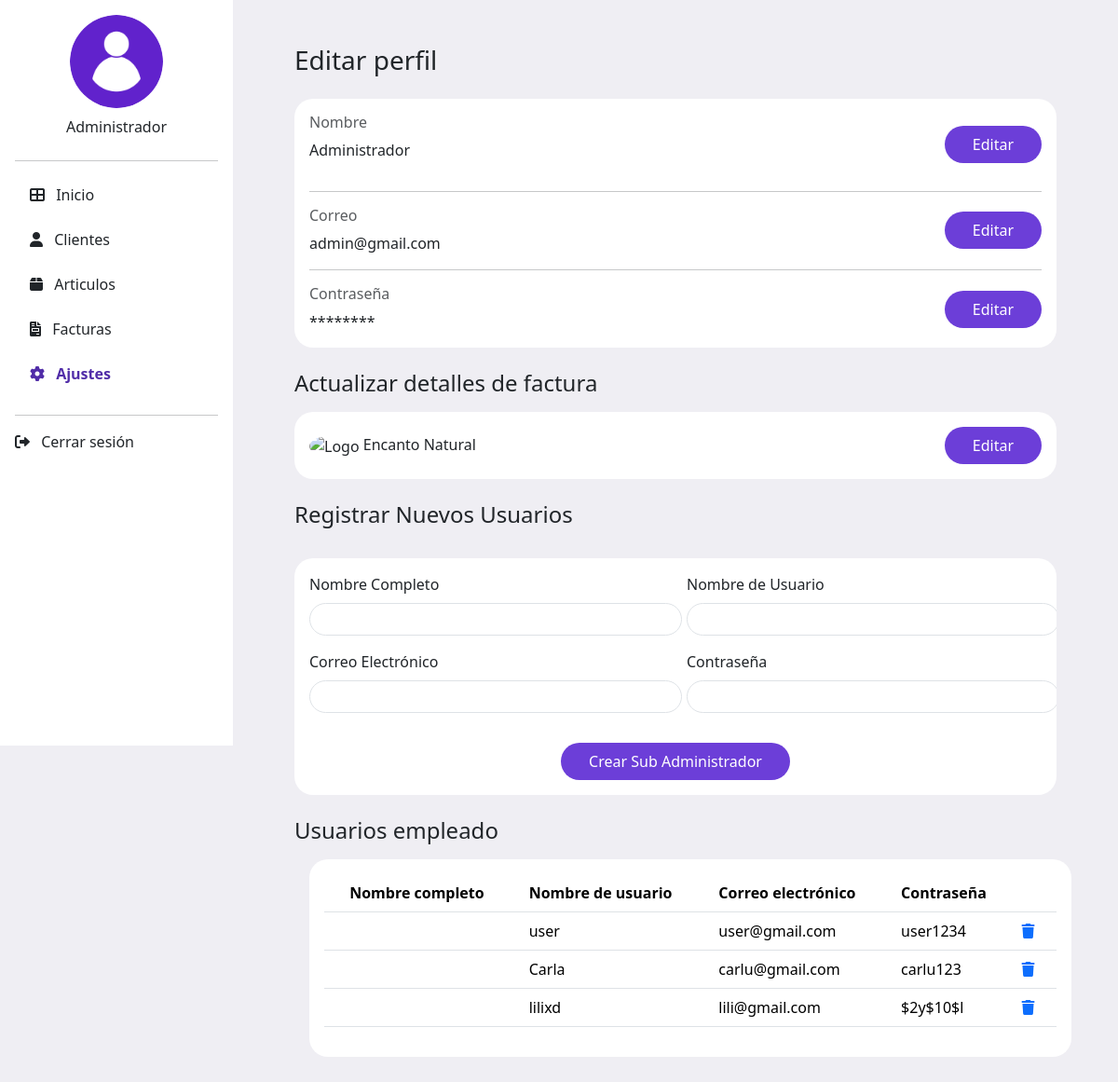
The app's page /vista/ajustes.php, older data.
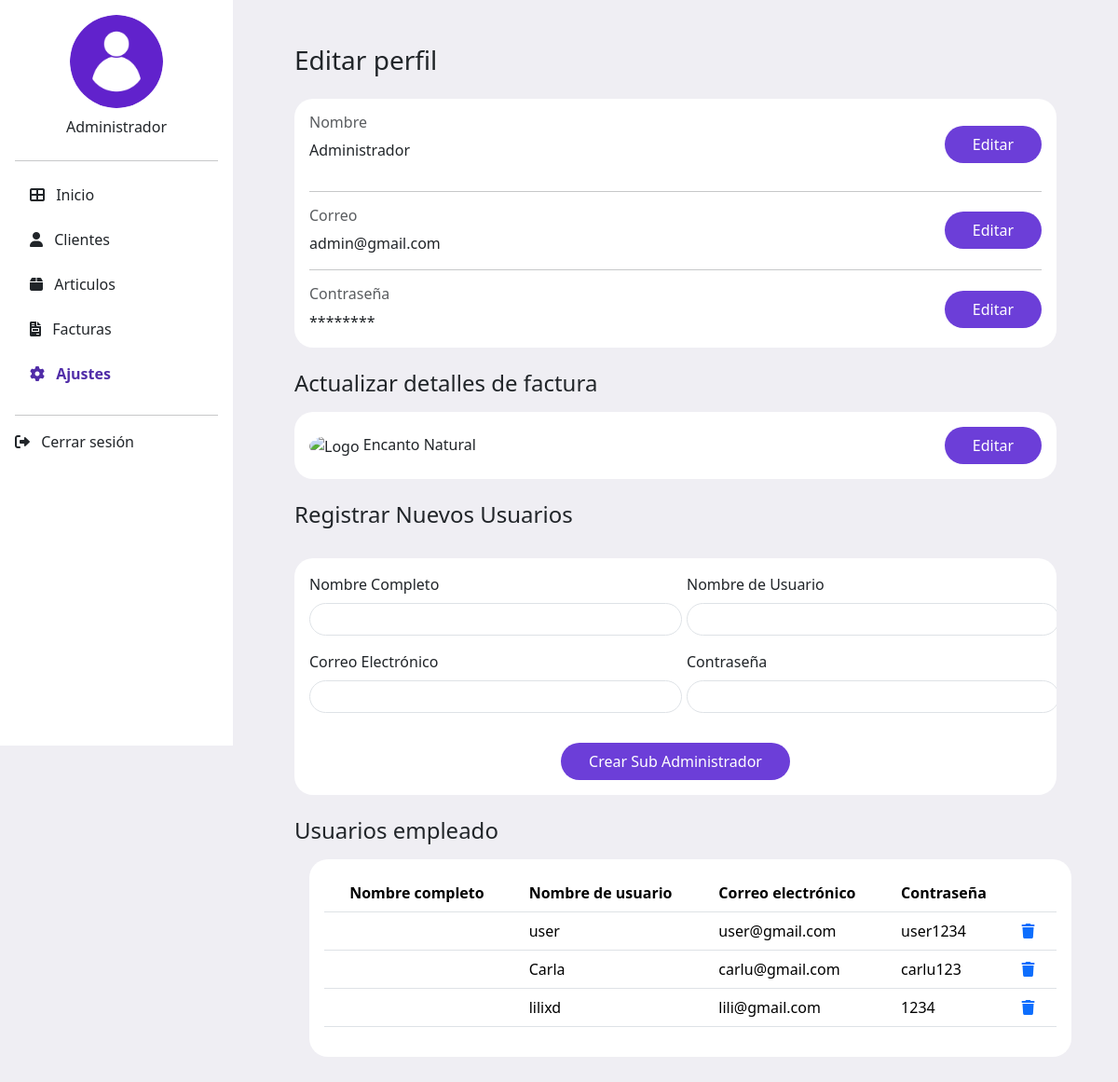
The same page, newer data.
### tables this page shows
CREATE TABLE `usuario` (
  `id_usuario` int(11) NOT NULL,
  `nomUsuario` varchar(50) NOT NULL,
  `password` varchar(8) NOT NULL,
  `email` varchar(60) NOT NULL,
  `rol` int(11) NOT NULL
);

### modelo/conexion.php (called while the page is built, shortened)
<?php
class Conexion
{
    private $conexion;
    public function __construct()
    {
        $this->conexion = new mysqli("localhost:3307", "root", "", "facturacion");
    }
    public function obtenerUsuarios()
    {
        $sql = "SELECT * FROM usuario where rol = 0";
        $stmt = $this->conexion->prepare($sql);
        $stmt->execute();
        $result = $stmt->get_result();
        if ($result->num_rows > 0) {
            return $result->fetch_all(MYSQLI_ASSOC);
        } else {
            return [];
        }
    }
}

### vista/ajustes.php (the view, shortened to what the changed rows need)
<!DOCTYPE html>
<html lang="en">
<head>
  <link href="https://cdn.jsdelivr.net/npm/bootstrap@5.3.3/dist/css/bootstrap.min.css" rel="stylesheet">
  <link rel="stylesheet" href="https://cdnjs.cloudflare.com/ajax/libs/font-awesome/6.0.0-beta3/css/all.min.css">
  <link rel="stylesheet" href="styles.css">
</head>
<body>
  <div class="d-flex">
    <div class="container mt-4">
      <div class="content p-4">
        <br>
        <?php
        include_once("../modelo/conexion.php");
        $modelo = new conexion();
        $usuarios = $modelo->obtenerUsuarios();
        ?>
        <div class="card custom-card ms-3">
          <div class="card-body">
            <table class="table table-hover">
              <thead>
                <tr>
                  <th scope="col"> </th>
                  <th scope="col">Nombre completo</th>
                  <th scope="col">Nombre de usuario</th>
                  <th scope="col">Correo electrónico</th>
                  <th scope="col">Contraseña</th>
                  <th scope="col"> </th>
                </tr>
              </thead>
              <tbody>
                <?php
                foreach ($usuarios as $usuario) {
                  echo "<tr >";
                  echo "<th></th>";
                  echo "<td>" . $usuario["nombre"] . "</td>";
                  echo "<td>" . $usuario["nomUsuario"] . "</td>";
                  echo "<td>" . $usuario["email"] . "</td>";
                  echo "<td>" . $usuario["password"] . "</td>";
                  echo "<th><a scope='row' href='../controlador/accionesCliente.php?accion=eliminarUsuario&id=" . $usuario["id_usuario"] . "'><i class='fas fa-trash me-2'></i></a></th>";
                  echo "</tr>";
                }
                ?>
              </tbody>
            </table>
          </div>
        </div>
        <br>
      </div>
    </div>
  </div>
</body>
</html>

Row changes from the older to the newer data that the page shows:
changed usuario "lilixd": password "$2y$10$l" → "1234"
